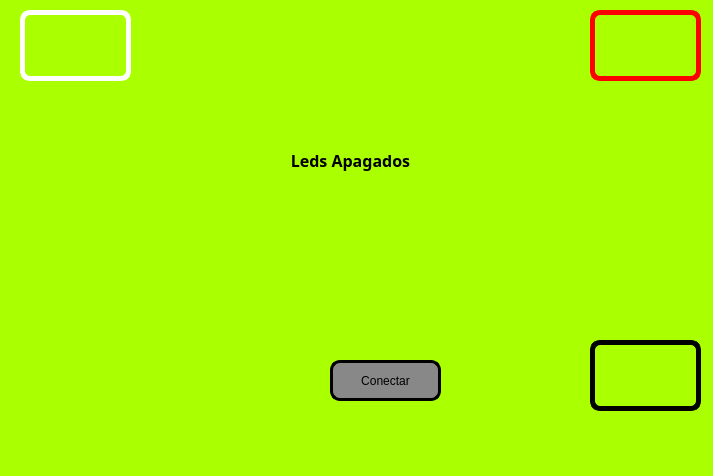
<?xml version="1.0" encoding="UTF-8"?>
<ui version="4.0">
 <class>MainWindow</class>
 <widget class="QMainWindow" name="MainWindow">
  <property name="geometry">
   <rect>
    <x>0</x>
    <y>0</y>
    <width>713</width>
    <height>476</height>
   </rect>
  </property>
  <property name="windowTitle">
   <string>MainWindow</string>
  </property>
  <property name="styleSheet">
   <string notr="true">background-color: rgb(170, 255, 0);</string>
  </property>
  <widget class="QWidget" name="centralwidget">
   <widget class="QLabel" name="label_4">
    <property name="geometry">
     <rect>
      <x>20</x>
      <y>10</y>
      <width>111</width>
      <height>71</height>
     </rect>
    </property>
    <property name="styleSheet">
     <string notr="true">border: 5px solid white;
border-radius: 10px;
</string>
    </property>
    <property name="text">
     <string/>
    </property>
    <property name="pixmap">
     <pixmap resource="../../Unidad 3/recursos.qrc">:/Logos/Imagenes/logo uat.jpg</pixmap>
    </property>
    <property name="scaledContents">
     <bool>true</bool>
    </property>
   </widget>
   <widget class="QLabel" name="label_2">
    <property name="geometry">
     <rect>
      <x>590</x>
      <y>10</y>
      <width>111</width>
      <height>71</height>
     </rect>
    </property>
    <property name="styleSheet">
     <string notr="true">border: 5px solid red;
border-radius: 10px;
</string>
    </property>
    <property name="text">
     <string/>
    </property>
    <property name="pixmap">
     <pixmap resource="../../Unidad 3/recursos.qrc">:/Logos/Imagenes/logo fians.jpg</pixmap>
    </property>
    <property name="scaledContents">
     <bool>true</bool>
    </property>
   </widget>
   <widget class="QLabel" name="label_3">
    <property name="geometry">
     <rect>
      <x>590</x>
      <y>340</y>
      <width>111</width>
      <height>71</height>
     </rect>
    </property>
    <property name="styleSheet">
     <string notr="true">border: 5px solid black;
border-radius: 10px;
</string>
    </property>
    <property name="text">
     <string/>
    </property>
    <property name="pixmap">
     <pixmap resource="../../Unidad 3/recursos.qrc">:/Logos/Imagenes/equipo.jpeg</pixmap>
    </property>
    <property name="scaledContents">
     <bool>true</bool>
    </property>
   </widget>
   <widget class="QPushButton" name="btn_Conectar">
    <property name="geometry">
     <rect>
      <x>330</x>
      <y>360</y>
      <width>111</width>
      <height>41</height>
     </rect>
    </property>
    <property name="styleSheet">
     <string notr="true">background-color: rgb(170, 170, 0);
border-radius: 10px;
background-color: rgb(85, 170, 0);
background-color: rgb(136, 136, 136);
border: 3px solid black;</string>
    </property>
    <property name="text">
     <string>Conectar</string>
    </property>
   </widget>
   <widget class="QLabel" name="lbl_leds">
    <property name="geometry">
     <rect>
      <x>60</x>
      <y>110</y>
      <width>581</width>
      <height>101</height>
     </rect>
    </property>
    <property name="font">
     <font>
      <family>Rockwell Extra Bold</family>
      <pointsize>12</pointsize>
      <weight>75</weight>
      <bold>true</bold>
     </font>
    </property>
    <property name="text">
     <string>Leds Apagados</string>
    </property>
    <property name="alignment">
     <set>Qt::AlignCenter</set>
    </property>
   </widget>
  </widget>
 </widget>
 <resources>
  <include location="../../Unidad 3/recursos.qrc"/>
 </resources>
 <connections/>
</ui>
